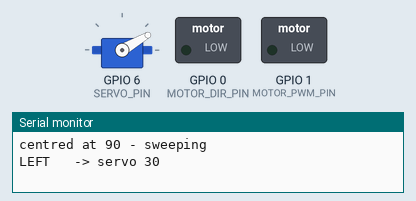
A sketch run on a simulated ESP32-C3. Parts: servo, switched loads named in the sketch (green lamp = pin HIGH), the last lines printed to the serial monitor.

Above: at 0.55 s.
At 2.55 s:
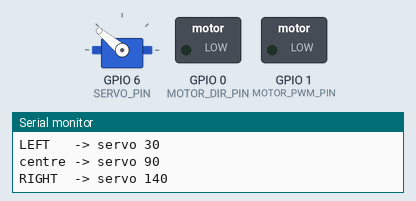
At 4.5 s:
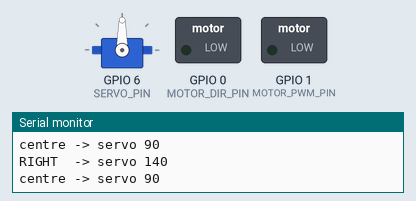
Timing chart, 0 to 5.7 s (numbered marks = the images above):
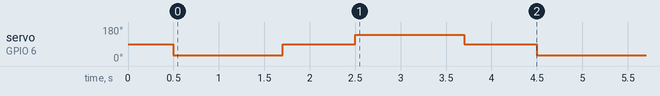

The sketch:

servo_test.ino
```cpp
/*
 * servo_test - sweep the steering servo, nothing else.
 *
 * Bench test for the DS3218 on the V2 car. It drives ONLY the servo: the motor
 * pins are set OUTPUT and LOW first, because left as inputs the pull-up on the
 * PWM pin reads as full throttle and the car drives off on its own.
 *
 * Turns the wheels FULL LEFT, back to centre, FULL RIGHT, back to centre, over
 * and over, holding each position for a second so you can watch and measure it.
 * The limits sit 2 degrees inside the linkage's mechanical stops (28..142) so
 * the servo never stalls against them. For a fixed angle instead, call
 * steering.write(<angle>) in setup() and leave loop() empty.
 *
 * This REPLACES open_slave on the ESP32, so the car stops answering the Pi
 * until the slave firmware is flashed back.
 *
 *   arduino-cli compile --fqbn esp32:esp32:esp32c3:CDCOnBoot=cdc servo_test
 */
#include <ESP32Servo.h>

#define SERVO_PIN      6     // DS3218 steering servo
#define MOTOR_PWM_PIN  1     // hold the drive motor off while testing
#define MOTOR_DIR_PIN  0

#define SERVO_MIN     30     // inside the mechanical stops (28..142)
#define SERVO_MAX    140
#define SERVO_CENTER  90

Servo steering;

void setup() {
  Serial.begin(115200);

  // Motor pins OUTPUT and LOW before anything else.
  pinMode(MOTOR_PWM_PIN, OUTPUT);
  digitalWrite(MOTOR_PWM_PIN, LOW);
  pinMode(MOTOR_DIR_PIN, OUTPUT);
  digitalWrite(MOTOR_DIR_PIN, LOW);

  steering.setPeriodHertz(50);
  steering.attach(SERVO_PIN, 500, 2400);
  steering.write(SERVO_CENTER);
  delay(500);
  Serial.println("centred at 90 - sweeping");
}

void hold(const char *what, int angle, int ms) {
  Serial.print(what);
  Serial.print(" -> servo ");
  Serial.println(angle);
  steering.write(angle);
  delay(ms);
}

void loop() {
  hold("LEFT  ", SERVO_MIN, 1200);
  hold("centre", SERVO_CENTER, 800);
  hold("RIGHT ", SERVO_MAX, 1200);
  hold("centre", SERVO_CENTER, 800);
}
```

Measured:
- by itself, servo on GPIO 6 (SERVO_PIN): repeats every 4.0 s: 90° 0.80 s, 140° 1.2 s, 90° 0.80 s, 30° 1.2 s
